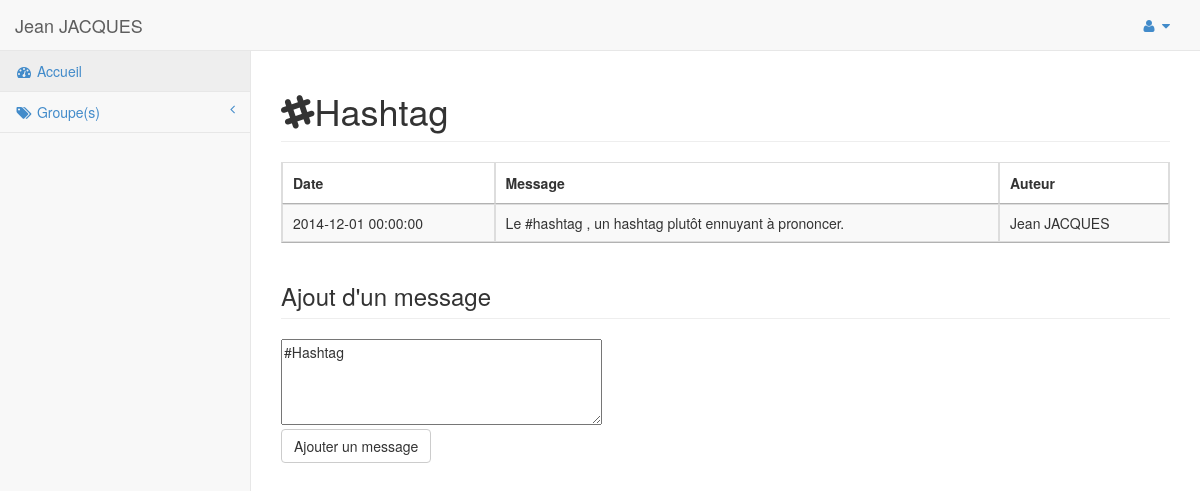
The app's page /index.php?group=2 (signed in) with its own data.
### tables this page shows
CREATE TABLE IF NOT EXISTS `groups` (
`id` int(5) NOT NULL,
  `name` varchar(255) NOT NULL,
  `private` tinyint(1) NOT NULL,
  `readOnly` tinyint(1) NOT NULL
);

CREATE TABLE IF NOT EXISTS `messages` (
`id` int(10) NOT NULL,
  `content` varchar(255) NOT NULL,
  `date` datetime NOT NULL,
  `idUser` int(5) NOT NULL
);

CREATE TABLE IF NOT EXISTS `users` (
`id` int(5) NOT NULL,
  `email` varchar(255) NOT NULL,
  `password` varchar(255) NOT NULL,
  `name` varchar(30) NOT NULL,
  `firstName` varchar(30) NOT NULL
);

### class/Mysql.php (called while the page is built, shortened)
<?php
class Mysql{
    private $lien = '';
    public function __construct($bdd = 'ComApp', $serveur = '127.0.0.1', $identifiant = 'usersio', $mdp = 'pwsio') {
        $this->serveur = $serveur;
        $this->bdd = $bdd;
        $this->identifiant = $identifiant;
        $this->mdp = $mdp;
        $this->lien = mysql_connect($this->serveur, $this->identifiant, $this->mdp);
    }
    public function TabResSQL($requete) {
        $i = 0;
        $ressource = mysql_query($requete, $this->lien);
        $tabResultat = array();
        while ($ligne = mysql_fetch_assoc($ressource)) {
            foreach ($ligne as $clef => $valeur) {
                $tabResultat[$i][$clef] = $valeur;
            }
            $i++;
        }
        return $tabResultat;
    }
}
?>

### class/Group.php (called while the page is built, shortened)
<?php
require_once 'Mysql.php';
class Group{
    private $name;
    public function __construct($id){
        $connexion = new Mysql();
        $query = "SELECT id, name, private, readOnly FROM groups WHERE id =".$id.";";
        $result = $connexion->TabResSQL($query);
        $this->name = $result[0]['name'];
    }
    public function getName(){
        return $this->name;
    }
}

### class/User.php (called while the page is built, shortened)
<?php
require_once 'Mysql.php';
class User{
    private $id;
    public function __construct($id){
        $this->id = $id;
    }
    public function getId(){
        return $this->id;
    }
    public function getGroups(){
        $connexion = new Mysql();
        $sql='SELECT * FROM usersGroup WHERE idUser='.$this->getId();
        $results = $connexion->tabResSQL($sql);
        foreach ($results as $result) {
            $groups = new Group($result['idGroup']);
            $html.='<li><a href="index.php?group='.$groups->getId().'"><i class="fa fa-slack"></i>'.$groups->getName().'</a></li>';
        }
        return utf8_encode($html);
    }
}

### index.php (the view, shortened to what this page needs)
<!DOCTYPE html>
<html lang="en">
    <head>
        <link href="css/bootstrap.min.css" rel="stylesheet">
        <link href="css/plugins/metisMenu/metisMenu.min.css" rel="stylesheet">
        <link href="css/plugins/timeline.css" rel="stylesheet">
        <link href="css/sb-admin-2.css" rel="stylesheet">
        <link href="css/plugins/morris.css" rel="stylesheet">
        <link href="font-awesome-4.1.0/css/font-awesome.min.css" rel="stylesheet" type="text/css">
        <link rel="stylesheet" type="text/css" href="//cdn.datatables.net/1.10.4/css/jquery.dataTables.css">
    </head>
    <body>
        <div id="wrapper">
            <nav class="navbar navbar-default navbar-static-top" role="navigation" style="margin-bottom: 0">
                <div class="navbar-header">
                    <a class="navbar-brand" href="index.php"><?php echo $_SESSION['user']; ?></a>
                </div>
                <ul class="nav navbar-top-links navbar-right">
                    <li class="dropdown">
                        <a class="dropdown-toggle" data-toggle="dropdown" href="#">
                            <i class="fa fa-user fa-fw"></i>  <i class="fa fa-caret-down"></i>
                        </a>
                    </li>
                </ul>
                <div class="navbar-default sidebar" role="navigation">
                    <div class="sidebar-nav navbar-collapse">
                        <ul class="nav" id="side-menu">
                            <li>
                                <a class="active" href="index.php"><i class="fa fa-dashboard fa-fw"></i> Accueil</a>
                            </li>
                            <li>
                                <a href="#"><i class="fa fa-tags fa-fw"></i> Groupe(s)<span class="fa arrow"></span></a>
                            </li>
                        </ul>
                    </div>
                </div>
            </nav>
            <?php
            if (isset($_GET['group'])) {
                $groupe = new Group($_GET['group']);
                $nomGroupe = $groupe->getName();
                $messages = Message::getMessagesByIdHashtag($_GET['group']);
                ?>
                <div id="page-wrapper">
                    <div class="row">
                        <div class="col-lg-12">
                            <h1 class="page-header"><i class="fa fa-slack"></i><?php echo $nomGroupe; ?></h1>
                        </div>
                    </div>
                    <?php
                    if ($messages) {
                        ?>
                        <table class="table table-striped table-bordered table-hover dataTable test no-footer">
                            <thead>
                                <tr>
                                    <th>Date</th>
                                    <th>Message</th>
                                    <th>Auteur</th>
                                </tr>
                            </thead>
                            <tbody>
                                <?php echo $messages; ?>
                            </tbody>
                        </table>
                        <?php
                    } else {
                        echo '<p class="bg-danger text-danger">Il n\'y a pas de message pour ce groupe.</p>';
                    }
                    ?>
                    <div class="row">
                        <div class="col-lg-12">
                            <h3 class="page-header">Ajout d'un message</h3>
                        </div>
                        <div  class="jMax col-lg-3 col-md-6">
                            <form class="form-inline" role="form" action="addMessage.php" method="post">
                                <div class="form-group">
                                    <textarea name="content" rows=4 cols=40 onkeypress="$(this).parent().prev().html((255 - $(this).val().length) + ' restant')">#<?php echo $nomGroupe; ?></textarea>
                                </div>
                                <input type="submit" class="btn btn-default" value="Ajouter un message">
                            </form>
                        </div>
                    </div>
                </div>
                <?php
            }
            ?>
        </div>
    </body>
</html>

### class/Message.php (shortened to what this page needs)
<?php
require_once 'Mysql.php';
class Message{
    public static function getMessagesByIdHashtag($idHashtag){
        $connexion = new Mysql();
        $sql='SELECT messages.date,messages.content, users.firstName, users.name FROM messagesGroup, messages, users
                WHERE messagesGroup.idMessage = messages.id
                AND messages.idUser = users.id
                AND messagesGroup.idGroup='.$idHashtag.'
                ORDER BY messages.date;';
        $results = $connexion->tabResSQL($sql);
        foreach ($results as $result) {
            $html.='<tr>';
            $html.='<td>'.$result['date'].'</td>';
            $html.='<td>'.$result['content'].'</td>';
            $html.='<td>'.$result['firstName'].' '.strtoupper($result['name']).'</td>';
            $html.='</tr>';
        }
        return utf8_encode($html);
    }
}

### css/sb-admin-2.css (style rules this page uses)
body { background-color: #f8f8f8; }
#wrapper { width: 100%; }
#page-wrapper { padding: 0 15px; min-height: 568px; background-color: #fff; }
@media (min-width:768px) { #page-wrapper { position: inherit; margin: 0 0 0 250px; padding: 0 30px; border-left: 1px solid #e7e7e7; } }
.navbar-top-links { margin-right: 0; }
.navbar-top-links li { display: inline-block; }
.navbar-top-links li:last-child { margin-right: 15px; }
.navbar-top-links li a { padding: 15px; min-height: 50px; }
.sidebar .sidebar-nav.navbar-collapse { padding-right: 0; padding-left: 0; }
.sidebar ul li { border-bottom: 1px solid #e7e7e7; }
.sidebar ul li a.active { background-color: #eee; }
.sidebar .arrow { float: right; }
.sidebar .fa.arrow:before { content: "\f104"; }
@media (min-width:768px) { .sidebar { z-index: 1; position: absolute; width: 250px; margin-top: 51px; } }

### records on screen
groups: name "Hashtag", content "#Hashtag"
messages: date "2014-12-01 00:00:00", content "Le #hashtag , un hashtag plutôt ennuyant à prononcer.", idUser.firstName "Jean", idUser.name "JACQUES"

### other values on screen
$_SESSION['user'] "Jean JACQUES"
